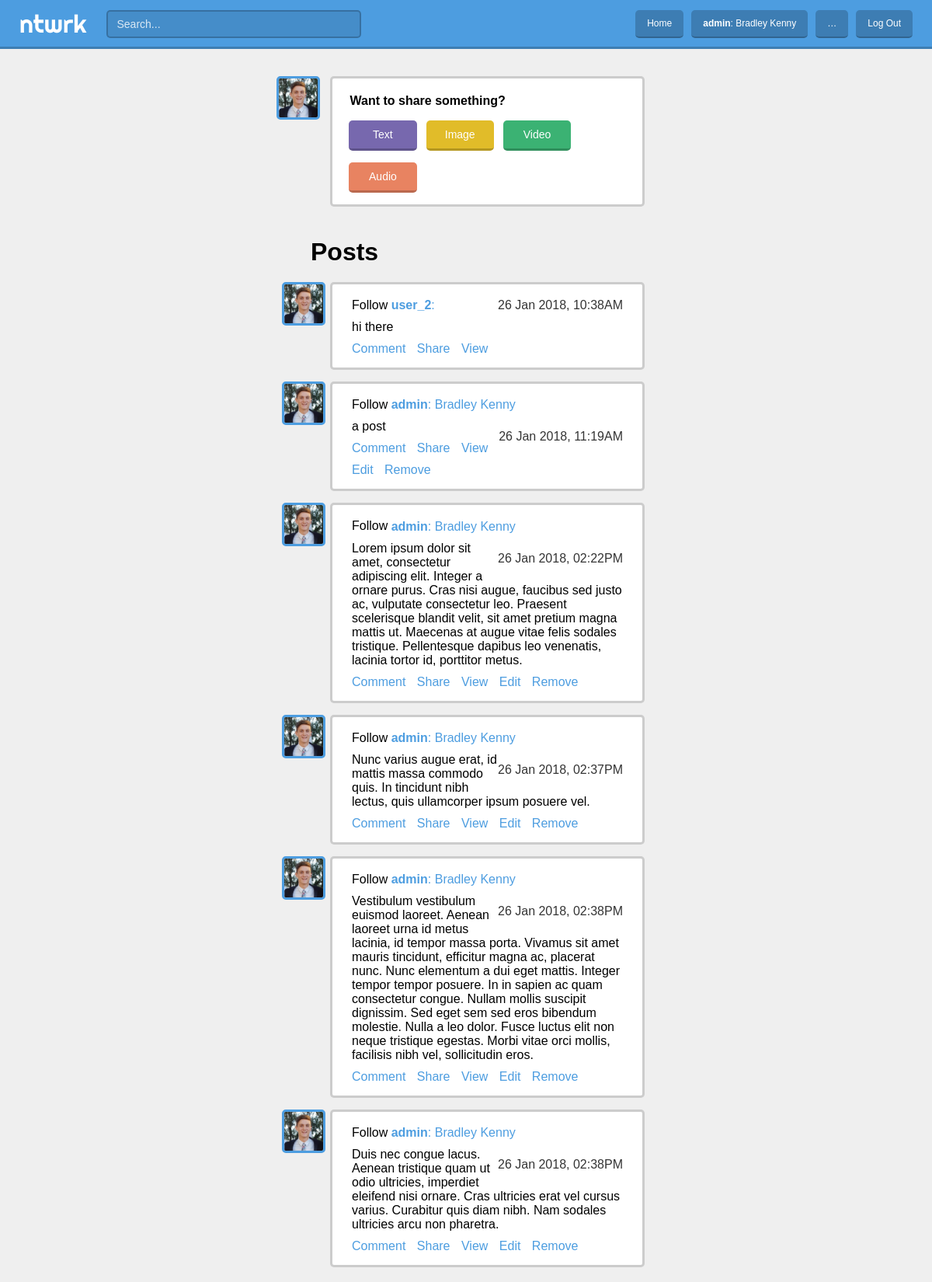
/stream/ (signed in), run on the app's committed database.
### stream/models.py (models this page shows)
class Post(models.Model):
    content = models.TextField(max_length=500)
    posted_by = models.ForeignKey(User, related_name='posts', on_delete=models.CASCADE)
    posted_at = models.DateTimeField(auto_now_add=True)

### stream/views.py (the view)
# urls.py: path('stream/', stream.views.home, name='home'),
def home(request):
	posts = Post.objects.all()
	return render(request, 'stream/home.html', {'posts': posts})

### stream/templates/stream/home.html
{% extends 'base_stream.html' %}
{% load static %}
{% block stream %}
    {% if user.is_authenticated %}
    <div class="card share_card">
        <a href="{% url 'home' %}">
            <img src="{% static 'stream/img/dp/admin.jpg' %}" class="dp">
        </a>
        <h1>Want to share something?</h1><br>
        <a href="{% url 'new_post' %}" class="button text">Text</a>
        <a href="{% url 'home' %}" class="button image">Image</a>
        <a href="{% url 'home' %}" class="button video">Video</a>
        <a href="{% url 'home' %}" class="button audio">Audio</a>
    </div>
    {% endif %}
    <h1 class="content_heading">Posts</h1>
    {% for post in posts %}
    <div class="card">
        {% if request.user not in user.followers.all %}
                Follow
        {% else %}
            Unfollow
        {% endif %}
        <a href="{% url 'home' %}">
            <img src="{% static 'stream/img/dp/admin.jpg' %}" class="dp">
        </a>
        <a href="{% url 'home' %}">
            <h2><b>{{ post.posted_by.username }}</b>: {{ post.posted_by.first_name }} {{ post.posted_by.last_name }}</h2>
        </a>
        <h3>{{ post.posted_at|date:'d M Y, h:iA' }}</h2>
        <p>{{ post.content }}</p>
        <a href="{% url 'home' %}" class="link">Comment</a>
        <a href="{% url 'home' %}" class="link">Share</a>
        <a href="{% url 'view_post' post.posted_by.username post.id %}" class="link">View</a>
        {% if post.posted_by == request.user %}
        <a href="{% url 'home' %}" class="link">Edit</a>
        <a href="{% url 'delete_post' post.id %}" class="link" id="remove">Remove</a>
        {% endif %}
    </div>
    {% endfor %}
{% endblock %}

### account/templates/base.html (shortened to what this page needs)
{% load static %}
<!DOCTYPE html>
<html lang="en">
	<head>
		<link rel="stylesheet" type="text/css" href="{% static 'account/css/base.css' %}">
		{% block stylesheet %}
		{% endblock %}
	</head>
	<body>
		<header>
			<a href="{% url 'home' %}" class="logo">ntwrk</a>
			<input type="text" placeholder="Search..."/>
			<ul>
				{% if user.is_authenticated %}
				<a href="{% url 'home' %}">Home</a>
				<a href="{% url 'update_profile' %}"><b>{{ user.username }}</b>: {{ user.first_name }} {{ user.last_name }}</a>
				<a href="{% url 'home' %}">…</a>
				<a href="{% url 'logout' %}">Log Out</a>
				{% else %}
				<a href="{% url 'home' %}">Home</a>
				<a href="{% url 'home' %}"><b>Username</b>: Name</a>
				<a href="{% url 'login' %}">Log In</a>
				<a href="{% url 'register' %}">Register</a>
				{% endif %}
			</ul>
		</header>
		<main>
			{% block content %}
			{% endblock %}
		</main>
	</body>
</html>

### account/static/account/css/base.css (style rules this page uses)
body { font-family: 'Helvetica'; margin: 0px; padding: 0px; }
a { text-decoration: none; }
.logo { font-family: 'Righteous', sans-serif; color: rgb(35, 35, 35); margin: 12px auto 4px auto; user-select: none; }
.card { padding: 7.5px 15px 14px 15px; background-color: rgba(255, 255, 255, 1); border-radius: 5px; box-shadow: 0 0 25px #000000; border-top: 3px solid rgba(0, 0, 0, 0.2); border-bottom: 3px solid rgba(0, 0, 0, 0.2); }
.card button, .button { font-size: 14px; color: #ffffff; width: 251px; margin: 10px auto 10px auto; padding: 10px 15px 10px 15px; background-color: #4D9DE0; border: none; border-radius: 5px; border-bottom: 3px solid rgba(0, 0, 0, 0.2); outline: none; cursor: pointer; }

### stream/static/stream/css/stream.css (style rules this page uses)
body { margin: 0px 0px 0px 0px; padding: 0px; background-color: #EFEFEF; }
header { width: 100%; position: fixed; margin: 0px; padding: 10px 0; background-color: #4D9DE0; border-bottom: 3px solid rgba(0, 0, 0, 0.2); }
main { margin: 0px; padding-top: 20px; }
h1 { display: inline-block; }
.logo { float: left; margin: 0px 25px; font-size: 32px; color: white; background-color: white; color: transparent; -webkit-background-clip: text; background-clip: text; }
ul { float: right; margin: 0px auto; margin-right: 25px; }
ul a { float: left; display: inline-block; margin-top: 2.5px; margin-left: 10px; padding: 10px 15px; color: #ffffff; font-size: 12px; background-color: rgba(0, 0, 0 , 0.2); border-radius: 5px; border-bottom: 2px solid rgba(0, 0, 0, 0.2); }
header input[type='text'] { float: left; font-size: 14px; color: #ffffff; height: 25px; width: 300px; margin: 2.5px auto 0px 0px; padding: 3.5px 12px; background-color: rgba(0, 0, 0, 0.1); border: 2px solid rgba(0, 0, 0, 0.2); border-radius: 5px; outline: none; }
header input[type='text']::placeholder { color: #FFFFFF; opacity: 0.8; }
#content_main .content_heading { display: inline-block; margin: 30px auto 5px 40px; }
.card { box-shadow: none; margin: 15px 10px 15px 65px; border: 3px solid rgba(0, 0, 0, 0.2); padding: 5px 25px; }
.dp { height: 50px; width: 50px; margin: -8px 0px 0px -90px; float: left; background-color: #CDCDCD; border: 3px solid #4D9DE0; border-radius: 5px; }
.card h2, .card h3 { display: inline-block; margin-bottom: 10px; font-size: 1em; text-decoration: none; }
.card h2 { color: #4D9DE0; font-weight: normal; }
.card h3 { float: right; margin-top: 13px; font-weight: normal; color: #343434; }
.card p { margin-top: 0px; margin-bottom: 10px; }
.card .link { display: inline-block; color: #4D9DE0; margin: 0px 10px 10px 0px; }
.share_card { padding-left: 17.5px; padding-right: 0px; float: none; margin-bottom: 10px; }
.share_card .button { text-align: center; display: inline-block; width: 15%; margin-top: 5px; margin-left: 1%; margin-right: 1%; }
.share_card h1 { margin-top: 15px; padding-left: 5px; font-size: 16px; }
.share_card img { margin-top: -8px; }
.share_card .text { background-color: #7768AE; }
.share_card .image { background-color: #E1BC29; }
.share_card .video { background-color: #3BB273; }
.share_card .audio { background-color: #E88361; }

### data on the page
Post: posted_by.username "user_2", posted_at "26 Jan 2018, 10:38AM", content "hi there"
Post: posted_by.username "admin", posted_by.first_name "Bradley", posted_by.last_name "Kenny", posted_at "26 Jan 2018, 11:19AM", content "a post", shows "Edit"
Post: posted_by.username "admin", posted_by.first_name "Bradley", posted_by.last_name "Kenny", posted_at "26 Jan 2018, 02:22PM", content "Lorem ipsum dolor sit amet, consectetur adipiscing elit. Integer a ornare purus. Cras nisi augue, faucibus sed justo ac, vulputate consectetur leo. Praesent scelerisque blandit velit, sit amet pretium magna mattis ut. Maecenas at augue vitae felis sodales tristique. Pellentesque dapibus leo venenatis, lacinia tortor id, porttitor metus.", shows "Edit"
Post: posted_by.username "admin", posted_by.first_name "Bradley", posted_by.last_name "Kenny", posted_at "26 Jan 2018, 02:37PM", content "Nunc varius augue erat, id mattis massa commodo quis. In tincidunt nibh lectus, quis ullamcorper ipsum posuere vel.", shows "Edit"
Post: posted_by.username "admin", posted_by.first_name "Bradley", posted_by.last_name "Kenny", posted_at "26 Jan 2018, 02:38PM", content "Vestibulum vestibulum euismod laoreet. Aenean laoreet urna id metus lacinia, id tempor massa porta. Vivamus sit amet mauris tincidunt, efficitur magna ac, placerat nunc. Nunc elementum a dui eget mattis. Integer tempor tempor posuere. In in sapien ac quam consectetur congue. Nullam mollis suscipit dignissim. Sed eget sem sed eros bibendum molestie. Nulla a leo dolor. Fusce luctus elit non neque tristique egestas. Morbi vitae orci mollis, facilisis nibh vel, sollicitudin eros.", shows "Edit"
Post: posted_by.username "admin", posted_by.first_name "Bradley", posted_by.last_name "Kenny", posted_at "26 Jan 2018, 02:38PM", content "Duis nec congue lacus. Aenean tristique quam ut odio ultricies, imperdiet eleifend nisi ornare. Cras ultricies erat vel cursus varius. Curabitur quis diam nibh. Nam sodales ultricies arcu non pharetra.", shows "Edit"

### other printed values
{{ user.username }} "admin"
{{ user.first_name }} "Bradley"
{{ user.last_name }} "Kenny"
